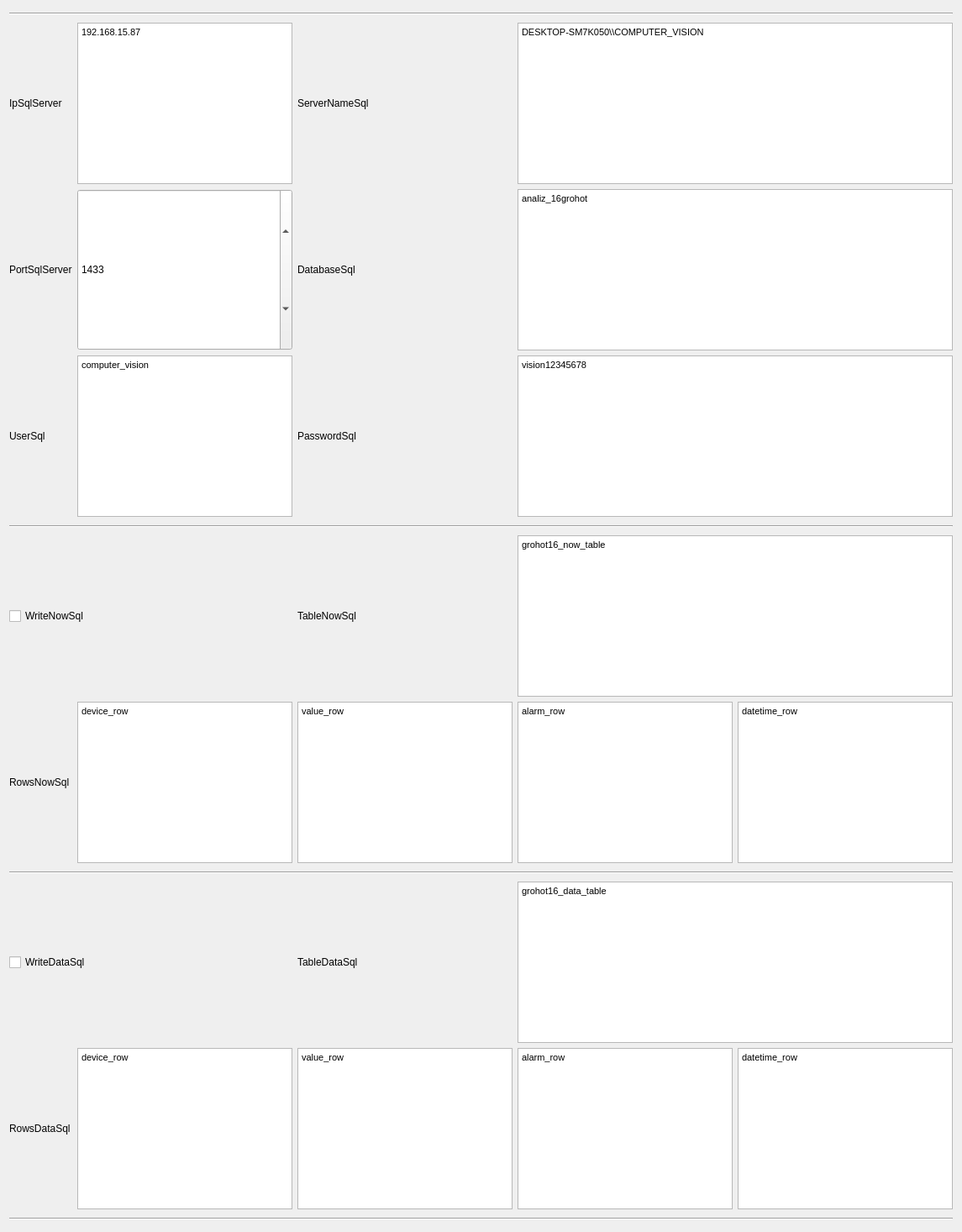
      <widget class="QWidget" name="tab_3">
       <property name="sizePolicy">
        <sizepolicy hsizetype="Expanding" vsizetype="Expanding">
         <horstretch>0</horstretch>
         <verstretch>0</verstretch>
        </sizepolicy>
       </property>
       <property name="minimumSize">
        <size>
         <width>640</width>
         <height>480</height>
        </size>
       </property>
       <property name="maximumSize">
        <size>
         <width>3840</width>
         <height>2160</height>
        </size>
       </property>
       <attribute name="title">
        <string>SQL</string>
       </attribute>
       <layout class="QVBoxLayout" name="verticalLayout_4">
        <item>
         <layout class="QHBoxLayout" name="horizontalLayout_3">
          <item>
           <layout class="QGridLayout" name="grid_3_1">
            <item row="2" column="2">
             <widget class="QLabel" name="DatabaseSql_label">
              <property name="sizePolicy">
               <sizepolicy hsizetype="Expanding" vsizetype="Expanding">
                <horstretch>0</horstretch>
                <verstretch>0</verstretch>
               </sizepolicy>
              </property>
              <property name="maximumSize">
               <size>
                <width>3840</width>
                <height>2160</height>
               </size>
              </property>
              <property name="text">
               <string>DatabaseSql</string>
              </property>
             </widget>
            </item>
            <item row="9" column="1">
             <widget class="QTextEdit" name="RowsDataSql_textEdit_1">
              <property name="sizePolicy">
               <sizepolicy hsizetype="Expanding" vsizetype="Expanding">
                <horstretch>0</horstretch>
                <verstretch>0</verstretch>
               </sizepolicy>
              </property>
              <property name="maximumSize">
               <size>
                <width>3840</width>
                <height>2160</height>
               </size>
              </property>
              <property name="html">
               <string>&lt;!DOCTYPE HTML PUBLIC &quot;-//W3C//DTD HTML 4.0//EN&quot; &quot;http://www.w3.org/TR/REC-html40/strict.dtd&quot;&gt;
&lt;html&gt;&lt;head&gt;&lt;meta name=&quot;qrichtext&quot; content=&quot;1&quot; /&gt;&lt;style type=&quot;text/css&quot;&gt;
p, li { white-space: pre-wrap; }
&lt;/style&gt;&lt;/head&gt;&lt;body style=&quot; font-family:'MS Shell Dlg 2'; font-size:8.25pt; font-weight:400; font-style:normal;&quot;&gt;
&lt;p style=&quot; margin-top:0px; margin-bottom:0px; margin-left:0px; margin-right:0px; -qt-block-indent:0; text-indent:0px;&quot;&gt;device_row&lt;/p&gt;&lt;/body&gt;&lt;/html&gt;</string>
              </property>
              <property name="placeholderText">
               <string>device_row</string>
              </property>
             </widget>
            </item>
            <item row="1" column="2">
             <widget class="QLabel" name="ServerNameSql_label">
              <property name="sizePolicy">
               <sizepolicy hsizetype="Expanding" vsizetype="Expanding">
                <horstretch>0</horstretch>
                <verstretch>0</verstretch>
               </sizepolicy>
              </property>
              <property name="maximumSize">
               <size>
                <width>3840</width>
                <height>2160</height>
               </size>
              </property>
              <property name="text">
               <string>ServerNameSql</string>
              </property>
             </widget>
            </item>
            <item row="2" column="3" colspan="2">
             <widget class="QTextEdit" name="DatabaseSql_textEdit">
              <property name="sizePolicy">
               <sizepolicy hsizetype="Expanding" vsizetype="Expanding">
                <horstretch>0</horstretch>
                <verstretch>0</verstretch>
               </sizepolicy>
              </property>
              <property name="maximumSize">
               <size>
                <width>3840</width>
                <height>2160</height>
               </size>
              </property>
              <property name="html">
               <string>&lt;!DOCTYPE HTML PUBLIC &quot;-//W3C//DTD HTML 4.0//EN&quot; &quot;http://www.w3.org/TR/REC-html40/strict.dtd&quot;&gt;
&lt;html&gt;&lt;head&gt;&lt;meta name=&quot;qrichtext&quot; content=&quot;1&quot; /&gt;&lt;style type=&quot;text/css&quot;&gt;
p, li { white-space: pre-wrap; }
&lt;/style&gt;&lt;/head&gt;&lt;body style=&quot; font-family:'MS Shell Dlg 2'; font-size:8.25pt; font-weight:400; font-style:normal;&quot;&gt;
&lt;p style=&quot; margin-top:0px; margin-bottom:0px; margin-left:0px; margin-right:0px; -qt-block-indent:0; text-indent:0px;&quot;&gt;analiz_16grohot&lt;/p&gt;&lt;/body&gt;&lt;/html&gt;</string>
              </property>
              <property name="placeholderText">
               <string>analiz_16grohot</string>
              </property>
             </widget>
            </item>
            <item row="3" column="0">
             <widget class="QLabel" name="UserSql_label">
              <property name="sizePolicy">
               <sizepolicy hsizetype="Expanding" vsizetype="Expanding">
                <horstretch>0</horstretch>
                <verstretch>0</verstretch>
               </sizepolicy>
              </property>
              <property name="maximumSize">
               <size>
                <width>3840</width>
                <height>2160</height>
               </size>
              </property>
              <property name="text">
               <string>UserSql</string>
              </property>
             </widget>
            </item>
            <item row="2" column="0">
             <widget class="QLabel" name="PortSqlServer_label">
              <property name="sizePolicy">
               <sizepolicy hsizetype="Expanding" vsizetype="Expanding">
                <horstretch>0</horstretch>
                <verstretch>0</verstretch>
               </sizepolicy>
              </property>
              <property name="maximumSize">
               <size>
                <width>3840</width>
                <height>2160</height>
               </size>
              </property>
              <property name="text">
               <string>PortSqlServer</string>
              </property>
             </widget>
            </item>
            <item row="3" column="2">
             <widget class="QLabel" name="PasswordSql_label">
              <property name="sizePolicy">
               <sizepolicy hsizetype="Expanding" vsizetype="Expanding">
                <horstretch>0</horstretch>
                <verstretch>0</verstretch>
               </sizepolicy>
              </property>
              <property name="maximumSize">
               <size>
                <width>3840</width>
                <height>2160</height>
               </size>
              </property>
              <property name="text">
               <string>PasswordSql</string>
              </property>
             </widget>
            </item>
            <item row="10" column="0" colspan="5">
             <widget class="Line" name="line_3_4">
              <property name="sizePolicy">
               <sizepolicy hsizetype="Maximum" vsizetype="Minimum">
                <horstretch>0</horstretch>
                <verstretch>0</verstretch>
               </sizepolicy>
              </property>
              <property name="minimumSize">
               <size>
                <width>0</width>
                <height>10</height>
               </size>
              </property>
              <property name="maximumSize">
               <size>
                <width>3840</width>
                <height>10</height>
               </size>
              </property>
              <property name="orientation">
               <enum>Qt::Horizontal</enum>
              </property>
             </widget>
            </item>
            <item row="3" column="1">
             <widget class="QTextEdit" name="UserSql_textEdit">
              <property name="sizePolicy">
               <sizepolicy hsizetype="Expanding" vsizetype="Expanding">
                <horstretch>0</horstretch>
                <verstretch>0</verstretch>
               </sizepolicy>
              </property>
              <property name="maximumSize">
               <size>
                <width>3840</width>
                <height>2160</height>
               </size>
              </property>
              <property name="html">
               <string>&lt;!DOCTYPE HTML PUBLIC &quot;-//W3C//DTD HTML 4.0//EN&quot; &quot;http://www.w3.org/TR/REC-html40/strict.dtd&quot;&gt;
&lt;html&gt;&lt;head&gt;&lt;meta name=&quot;qrichtext&quot; content=&quot;1&quot; /&gt;&lt;style type=&quot;text/css&quot;&gt;
p, li { white-space: pre-wrap; }
&lt;/style&gt;&lt;/head&gt;&lt;body style=&quot; font-family:'MS Shell Dlg 2'; font-size:8.25pt; font-weight:400; font-style:normal;&quot;&gt;
&lt;p style=&quot; margin-top:0px; margin-bottom:0px; margin-left:0px; margin-right:0px; -qt-block-indent:0; text-indent:0px;&quot;&gt;computer_vision&lt;/p&gt;&lt;/body&gt;&lt;/html&gt;</string>
              </property>
              <property name="placeholderText">
               <string>computer_vision</string>
              </property>
             </widget>
            </item>
            <item row="6" column="2">
             <widget class="QTextEdit" name="RowsNowSql_textEdit_2">
              <property name="sizePolicy">
               <sizepolicy hsizetype="Expanding" vsizetype="Expanding">
                <horstretch>0</horstretch>
                <verstretch>0</verstretch>
               </sizepolicy>
              </property>
              <property name="maximumSize">
               <size>
                <width>3840</width>
                <height>2160</height>
               </size>
              </property>
              <property name="html">
               <string>&lt;!DOCTYPE HTML PUBLIC &quot;-//W3C//DTD HTML 4.0//EN&quot; &quot;http://www.w3.org/TR/REC-html40/strict.dtd&quot;&gt;
&lt;html&gt;&lt;head&gt;&lt;meta name=&quot;qrichtext&quot; content=&quot;1&quot; /&gt;&lt;style type=&quot;text/css&quot;&gt;
p, li { white-space: pre-wrap; }
&lt;/style&gt;&lt;/head&gt;&lt;body style=&quot; font-family:'MS Shell Dlg 2'; font-size:8.25pt; font-weight:400; font-style:normal;&quot;&gt;
&lt;p style=&quot; margin-top:0px; margin-bottom:0px; margin-left:0px; margin-right:0px; -qt-block-indent:0; text-indent:0px;&quot;&gt;value_row&lt;/p&gt;&lt;/body&gt;&lt;/html&gt;</string>
              </property>
              <property name="placeholderText">
               <string>value_row</string>
              </property>
             </widget>
            </item>
            <item row="6" column="1">
             <widget class="QTextEdit" name="RowsNowSql_textEdit_1">
              <property name="sizePolicy">
               <sizepolicy hsizetype="Expanding" vsizetype="Expanding">
                <horstretch>0</horstretch>
                <verstretch>0</verstretch>
               </sizepolicy>
              </property>
              <property name="maximumSize">
               <size>
                <width>3840</width>
                <height>2160</height>
               </size>
              </property>
              <property name="html">
               <string>&lt;!DOCTYPE HTML PUBLIC &quot;-//W3C//DTD HTML 4.0//EN&quot; &quot;http://www.w3.org/TR/REC-html40/strict.dtd&quot;&gt;
&lt;html&gt;&lt;head&gt;&lt;meta name=&quot;qrichtext&quot; content=&quot;1&quot; /&gt;&lt;style type=&quot;text/css&quot;&gt;
p, li { white-space: pre-wrap; }
&lt;/style&gt;&lt;/head&gt;&lt;body style=&quot; font-family:'MS Shell Dlg 2'; font-size:8.25pt; font-weight:400; font-style:normal;&quot;&gt;
&lt;p style=&quot; margin-top:0px; margin-bottom:0px; margin-left:0px; margin-right:0px; -qt-block-indent:0; text-indent:0px;&quot;&gt;device_row&lt;/p&gt;&lt;/body&gt;&lt;/html&gt;</string>
              </property>
              <property name="placeholderText">
               <string>device_row</string>
              </property>
             </widget>
            </item>
            <item row="9" column="3">
             <widget class="QTextEdit" name="RowsDataSql_textEdit_3">
              <property name="sizePolicy">
               <sizepolicy hsizetype="Expanding" vsizetype="Expanding">
                <horstretch>0</horstretch>
                <verstretch>0</verstretch>
               </sizepolicy>
              </property>
              <property name="maximumSize">
               <size>
                <width>3840</width>
                <height>2160</height>
               </size>
              </property>
              <property name="html">
               <string>&lt;!DOCTYPE HTML PUBLIC &quot;-//W3C//DTD HTML 4.0//EN&quot; &quot;http://www.w3.org/TR/REC-html40/strict.dtd&quot;&gt;
&lt;html&gt;&lt;head&gt;&lt;meta name=&quot;qrichtext&quot; content=&quot;1&quot; /&gt;&lt;style type=&quot;text/css&quot;&gt;
p, li { white-space: pre-wrap; }
&lt;/style&gt;&lt;/head&gt;&lt;body style=&quot; font-family:'MS Shell Dlg 2'; font-size:8.25pt; font-weight:400; font-style:normal;&quot;&gt;
&lt;p style=&quot; margin-top:0px; margin-bottom:0px; margin-left:0px; margin-right:0px; -qt-block-indent:0; text-indent:0px;&quot;&gt;alarm_row&lt;/p&gt;&lt;/body&gt;&lt;/html&gt;</string>
              </property>
              <property name="placeholderText">
               <string>alarm_row</string>
              </property>
             </widget>
            </item>
            <item row="8" column="2">
             <widget class="QLabel" name="TableDataSql_label">
              <property name="sizePolicy">
               <sizepolicy hsizetype="Expanding" vsizetype="Expanding">
                <horstretch>0</horstretch>
                <verstretch>0</verstretch>
               </sizepolicy>
              </property>
              <property name="maximumSize">
               <size>
                <width>3840</width>
                <height>2160</height>
               </size>
              </property>
              <property name="text">
               <string>TableDataSql</string>
              </property>
             </widget>
            </item>
            <item row="8" column="0" colspan="2">
             <widget class="QCheckBox" name="WriteDataSql_checkBox">
              <property name="sizePolicy">
               <sizepolicy hsizetype="Expanding" vsizetype="Expanding">
                <horstretch>0</horstretch>
                <verstretch>0</verstretch>
               </sizepolicy>
              </property>
              <property name="maximumSize">
               <size>
                <width>3840</width>
                <height>2160</height>
               </size>
              </property>
              <property name="text">
               <string>WriteDataSql</string>
              </property>
             </widget>
            </item>
            <item row="7" column="0" colspan="5">
             <widget class="Line" name="line_3_3">
              <property name="sizePolicy">
               <sizepolicy hsizetype="Maximum" vsizetype="Minimum">
                <horstretch>0</horstretch>
                <verstretch>0</verstretch>
               </sizepolicy>
              </property>
              <property name="minimumSize">
               <size>
                <width>0</width>
                <height>10</height>
               </size>
              </property>
              <property name="maximumSize">
               <size>
                <width>3840</width>
                <height>10</height>
               </size>
              </property>
              <property name="orientation">
               <enum>Qt::Horizontal</enum>
              </property>
             </widget>
            </item>
            <item row="2" column="1">
             <widget class="QSpinBox" name="PortSqlServer_spinBox">
              <property name="sizePolicy">
               <sizepolicy hsizetype="Expanding" vsizetype="Expanding">
                <horstretch>0</horstretch>
                <verstretch>0</verstretch>
               </sizepolicy>
              </property>
              <property name="maximumSize">
               <size>
                <width>3840</width>
                <height>2160</height>
               </size>
              </property>
              <property name="minimum">
               <number>1</number>
              </property>
              <property name="maximum">
               <number>99999</number>
              </property>
              <property name="value">
               <number>1433</number>
              </property>
             </widget>
            </item>
            <item row="5" column="0" colspan="2">
             <widget class="QCheckBox" name="WriteNowSql_checkBox">
              <property name="sizePolicy">
               <sizepolicy hsizetype="Expanding" vsizetype="Expanding">
                <horstretch>0</horstretch>
                <verstretch>0</verstretch>
               </sizepolicy>
              </property>
              <property name="maximumSize">
               <size>
                <width>3840</width>
                <height>2160</height>
               </size>
              </property>
              <property name="text">
               <string>WriteNowSql</string>
              </property>
             </widget>
            </item>
            <item row="6" column="3">
             <widget class="QTextEdit" name="RowsNowSql_textEdit_3">
              <property name="sizePolicy">
               <sizepolicy hsizetype="Expanding" vsizetype="Expanding">
                <horstretch>0</horstretch>
                <verstretch>0</verstretch>
               </sizepolicy>
              </property>
              <property name="maximumSize">
               <size>
                <width>3840</width>
                <height>2160</height>
               </size>
              </property>
              <property name="html">
               <string>&lt;!DOCTYPE HTML PUBLIC &quot;-//W3C//DTD HTML 4.0//EN&quot; &quot;http://www.w3.org/TR/REC-html40/strict.dtd&quot;&gt;
&lt;html&gt;&lt;head&gt;&lt;meta name=&quot;qrichtext&quot; content=&quot;1&quot; /&gt;&lt;style type=&quot;text/css&quot;&gt;
p, li { white-space: pre-wrap; }
&lt;/style&gt;&lt;/head&gt;&lt;body style=&quot; font-family:'MS Shell Dlg 2'; font-size:8.25pt; font-weight:400; font-style:normal;&quot;&gt;
&lt;p style=&quot; margin-top:0px; margin-bottom:0px; margin-left:0px; margin-right:0px; -qt-block-indent:0; text-indent:0px;&quot;&gt;alarm_row&lt;/p&gt;&lt;/body&gt;&lt;/html&gt;</string>
              </property>
              <property name="placeholderText">
               <string>alarm_row</string>
              </property>
             </widget>
            </item>
            <item row="1" column="1">
             <widget class="QTextEdit" name="IpSqlServer_textEdit">
              <property name="sizePolicy">
               <sizepolicy hsizetype="Expanding" vsizetype="Expanding">
                <horstretch>0</horstretch>
                <verstretch>0</verstretch>
               </sizepolicy>
              </property>
              <property name="maximumSize">
               <size>
                <width>3840</width>
                <height>2160</height>
               </size>
              </property>
              <property name="html">
               <string>&lt;!DOCTYPE HTML PUBLIC &quot;-//W3C//DTD HTML 4.0//EN&quot; &quot;http://www.w3.org/TR/REC-html40/strict.dtd&quot;&gt;
&lt;html&gt;&lt;head&gt;&lt;meta name=&quot;qrichtext&quot; content=&quot;1&quot; /&gt;&lt;style type=&quot;text/css&quot;&gt;
p, li { white-space: pre-wrap; }
&lt;/style&gt;&lt;/head&gt;&lt;body style=&quot; font-family:'MS Shell Dlg 2'; font-size:8.25pt; font-weight:400; font-style:normal;&quot;&gt;
&lt;p style=&quot; margin-top:0px; margin-bottom:0px; margin-left:0px; margin-right:0px; -qt-block-indent:0; text-indent:0px;&quot;&gt;192.168.15.87&lt;/p&gt;&lt;/body&gt;&lt;/html&gt;</string>
              </property>
              <property name="placeholderText">
               <string>192.168.15.87</string>
              </property>
             </widget>
            </item>
            <item row="4" column="0" colspan="5">
             <widget class="Line" name="line_3_2">
              <property name="sizePolicy">
               <sizepolicy hsizetype="Maximum" vsizetype="Minimum">
                <horstretch>0</horstretch>
                <verstretch>0</verstretch>
               </sizepolicy>
              </property>
              <property name="minimumSize">
               <size>
                <width>0</width>
                <height>10</height>
               </size>
              </property>
              <property name="maximumSize">
               <size>
                <width>3840</width>
                <height>10</height>
               </size>
              </property>
              <property name="orientation">
               <enum>Qt::Horizontal</enum>
              </property>
             </widget>
            </item>
            <item row="9" column="0">
             <widget class="QLabel" name="RowsDataSql_label">
              <property name="sizePolicy">
               <sizepolicy hsizetype="Expanding" vsizetype="Expanding">
                <horstretch>0</horstretch>
                <verstretch>0</verstretch>
               </sizepolicy>
              </property>
              <property name="maximumSize">
               <size>
                <width>3840</width>
                <height>2160</height>
               </size>
              </property>
              <property name="text">
               <string>RowsDataSql</string>
              </property>
             </widget>
            </item>
            <item row="9" column="2">
             <widget class="QTextEdit" name="RowsDataSql_textEdit_2">
              <property name="sizePolicy">
               <sizepolicy hsizetype="Expanding" vsizetype="Expanding">
                <horstretch>0</horstretch>
                <verstretch>0</verstretch>
               </sizepolicy>
              </property>
              <property name="maximumSize">
               <size>
                <width>3840</width>
                <height>2160</height>
               </size>
              </property>
              <property name="html">
               <string>&lt;!DOCTYPE HTML PUBLIC &quot;-//W3C//DTD HTML 4.0//EN&quot; &quot;http://www.w3.org/TR/REC-html40/strict.dtd&quot;&gt;
&lt;html&gt;&lt;head&gt;&lt;meta name=&quot;qrichtext&quot; content=&quot;1&quot; /&gt;&lt;style type=&quot;text/css&quot;&gt;
p, li { white-space: pre-wrap; }
&lt;/style&gt;&lt;/head&gt;&lt;body style=&quot; font-family:'MS Shell Dlg 2'; font-size:8.25pt; font-weight:400; font-style:normal;&quot;&gt;
&lt;p style=&quot; margin-top:0px; margin-bottom:0px; margin-left:0px; margin-right:0px; -qt-block-indent:0; text-indent:0px;&quot;&gt;value_row&lt;/p&gt;&lt;/body&gt;&lt;/html&gt;</string>
              </property>
              <property name="placeholderText">
               <string>value_row</string>
              </property>
             </widget>
            </item>
            <item row="9" column="4">
             <widget class="QTextEdit" name="RowsDataSql_textEdit_4">
              <property name="sizePolicy">
               <sizepolicy hsizetype="Expanding" vsizetype="Expanding">
                <horstretch>0</horstretch>
                <verstretch>0</verstretch>
               </sizepolicy>
              </property>
              <property name="maximumSize">
               <size>
                <width>3840</width>
                <height>2160</height>
               </size>
              </property>
              <property name="html">
               <string>&lt;!DOCTYPE HTML PUBLIC &quot;-//W3C//DTD HTML 4.0//EN&quot; &quot;http://www.w3.org/TR/REC-html40/strict.dtd&quot;&gt;
&lt;html&gt;&lt;head&gt;&lt;meta name=&quot;qrichtext&quot; content=&quot;1&quot; /&gt;&lt;style type=&quot;text/css&quot;&gt;
p, li { white-space: pre-wrap; }
&lt;/style&gt;&lt;/head&gt;&lt;body style=&quot; font-family:'MS Shell Dlg 2'; font-size:8.25pt; font-weight:400; font-style:normal;&quot;&gt;
&lt;p style=&quot; margin-top:0px; margin-bottom:0px; margin-left:0px; margin-right:0px; -qt-block-indent:0; text-indent:0px;&quot;&gt;datetime_row&lt;/p&gt;&lt;/body&gt;&lt;/html&gt;</string>
              </property>
              <property name="placeholderText">
               <string>datetime_row</string>
              </property>
             </widget>
            </item>
            <item row="3" column="3" colspan="2">
             <widget class="QTextEdit" name="PasswordSql_textEdit">
              <property name="sizePolicy">
               <sizepolicy hsizetype="Expanding" vsizetype="Expanding">
                <horstretch>0</horstretch>
                <verstretch>0</verstretch>
               </sizepolicy>
              </property>
              <property name="maximumSize">
               <size>
                <width>3840</width>
                <height>2160</height>
               </size>
              </property>
              <property name="html">
               <string>&lt;!DOCTYPE HTML PUBLIC &quot;-//W3C//DTD HTML 4.0//EN&quot; &quot;http://www.w3.org/TR/REC-html40/strict.dtd&quot;&gt;
&lt;html&gt;&lt;head&gt;&lt;meta name=&quot;qrichtext&quot; content=&quot;1&quot; /&gt;&lt;style type=&quot;text/css&quot;&gt;
p, li { white-space: pre-wrap; }
&lt;/style&gt;&lt;/head&gt;&lt;body style=&quot; font-family:'MS Shell Dlg 2'; font-size:8.25pt; font-weight:400; font-style:normal;&quot;&gt;
&lt;p style=&quot; margin-top:0px; margin-bottom:0px; margin-left:0px; margin-right:0px; -qt-block-indent:0; text-indent:0px;&quot;&gt;vision12345678&lt;/p&gt;&lt;/body&gt;&lt;/html&gt;</string>
              </property>
              <property name="placeholderText">
               <string>vision12345678</string>
              </property>
             </widget>
            </item>
            <item row="5" column="2">
             <widget class="QLabel" name="TableNowSql_label">
              <property name="sizePolicy">
               <sizepolicy hsizetype="Expanding" vsizetype="Expanding">
                <horstretch>0</horstretch>
                <verstretch>0</verstretch>
               </sizepolicy>
              </property>
              <property name="maximumSize">
               <size>
                <width>3840</width>
                <height>2160</height>
               </size>
              </property>
              <property name="text">
               <string>TableNowSql</string>
              </property>
             </widget>
            </item>
            <item row="8" column="3" colspan="2">
             <widget class="QTextEdit" name="TableDataSql_textEdit">
              <property name="sizePolicy">
               <sizepolicy hsizetype="Expanding" vsizetype="Expanding">
                <horstretch>0</horstretch>
                <verstretch>0</verstretch>
               </sizepolicy>
              </property>
              <property name="maximumSize">
               <size>
                <width>3840</width>
                <height>2160</height>
               </size>
              </property>
              <property name="html">
               <string>&lt;!DOCTYPE HTML PUBLIC &quot;-//W3C//DTD HTML 4.0//EN&quot; &quot;http://www.w3.org/TR/REC-html40/strict.dtd&quot;&gt;
&lt;html&gt;&lt;head&gt;&lt;meta name=&quot;qrichtext&quot; content=&quot;1&quot; /&gt;&lt;style type=&quot;text/css&quot;&gt;
p, li { white-space: pre-wrap; }
&lt;/style&gt;&lt;/head&gt;&lt;body style=&quot; font-family:'MS Shell Dlg 2'; font-size:8.25pt; font-weight:400; font-style:normal;&quot;&gt;
&lt;p style=&quot; margin-top:0px; margin-bottom:0px; margin-left:0px; margin-right:0px; -qt-block-indent:0; text-indent:0px;&quot;&gt;grohot16_data_table&lt;/p&gt;&lt;/body&gt;&lt;/html&gt;</string>
              </property>
              <property name="placeholderText">
               <string>grohot16_data_table</string>
              </property>
             </widget>
            </item>
            <item row="1" column="0">
             <widget class="QLabel" name="IpSqlServer_label">
              <property name="sizePolicy">
               <sizepolicy hsizetype="Expanding" vsizetype="Expanding">
                <horstretch>0</horstretch>
                <verstretch>0</verstretch>
               </sizepolicy>
              </property>
              <property name="maximumSize">
               <size>
                <width>3840</width>
                <height>2160</height>
               </size>
              </property>
              <property name="text">
               <string>IpSqlServer</string>
              </property>
             </widget>
            </item>
            <item row="6" column="0">
             <widget class="QLabel" name="RowsNowSql_label">
              <property name="sizePolicy">
               <sizepolicy hsizetype="Expanding" vsizetype="Expanding">
                <horstretch>0</horstretch>
                <verstretch>0</verstretch>
               </sizepolicy>
              </property>
              <property name="maximumSize">
               <size>
                <width>3840</width>
                <height>2160</height>
               </size>
              </property>
              <property name="text">
               <string>RowsNowSql</string>
              </property>
             </widget>
            </item>
            <item row="0" column="0" colspan="5">
             <widget class="Line" name="line_3_1">
              <property name="sizePolicy">
               <sizepolicy hsizetype="Maximum" vsizetype="Minimum">
                <horstretch>0</horstretch>
                <verstretch>0</verstretch>
               </sizepolicy>
              </property>
              <property name="minimumSize">
               <size>
                <width>0</width>
                <height>10</height>
               </size>
              </property>
              <property name="maximumSize">
               <size>
                <width>3840</width>
                <height>10</height>
               </size>
              </property>
              <property name="orientation">
               <enum>Qt::Horizontal</enum>
              </property>
             </widget>
            </item>
            <item row="1" column="3" colspan="2">
             <widget class="QTextEdit" name="ServerNameSql_textEdit">
              <property name="sizePolicy">
               <sizepolicy hsizetype="Expanding" vsizetype="Expanding">
                <horstretch>0</horstretch>
                <verstretch>0</verstretch>
               </sizepolicy>
              </property>
              <property name="maximumSize">
               <size>
                <width>3840</width>
                <height>2160</height>
               </size>
              </property>
              <property name="html">
               <string>&lt;!DOCTYPE HTML PUBLIC &quot;-//W3C//DTD HTML 4.0//EN&quot; &quot;http://www.w3.org/TR/REC-html40/strict.dtd&quot;&gt;
&lt;html&gt;&lt;head&gt;&lt;meta name=&quot;qrichtext&quot; content=&quot;1&quot; /&gt;&lt;style type=&quot;text/css&quot;&gt;
p, li { white-space: pre-wrap; }
&lt;/style&gt;&lt;/head&gt;&lt;body style=&quot; font-family:'MS Shell Dlg 2'; font-size:8.25pt; font-weight:400; font-style:normal;&quot;&gt;
&lt;p style=&quot; margin-top:0px; margin-bottom:0px; margin-left:0px; margin-right:0px; -qt-block-indent:0; text-indent:0px;&quot;&gt;DESKTOP-SM7K050\\COMPUTER_VISION&lt;/p&gt;&lt;/body&gt;&lt;/html&gt;</string>
              </property>
              <property name="placeholderText">
               <string>DESKTOP-SM7K050\\COMPUTER_VISION</string>
              </property>
             </widget>
            </item>
            <item row="6" column="4">
             <widget class="QTextEdit" name="RowsNowSql_textEdit_4">
              <property name="sizePolicy">
               <sizepolicy hsizetype="Expanding" vsizetype="Expanding">
                <horstretch>0</horstretch>
                <verstretch>0</verstretch>
               </sizepolicy>
              </property>
              <property name="maximumSize">
               <size>
                <width>3840</width>
                <height>2160</height>
               </size>
              </property>
              <property name="html">
               <string>&lt;!DOCTYPE HTML PUBLIC &quot;-//W3C//DTD HTML 4.0//EN&quot; &quot;http://www.w3.org/TR/REC-html40/strict.dtd&quot;&gt;
&lt;html&gt;&lt;head&gt;&lt;meta name=&quot;qrichtext&quot; content=&quot;1&quot; /&gt;&lt;style type=&quot;text/css&quot;&gt;
p, li { white-space: pre-wrap; }
&lt;/style&gt;&lt;/head&gt;&lt;body style=&quot; font-family:'MS Shell Dlg 2'; font-size:8.25pt; font-weight:400; font-style:normal;&quot;&gt;
&lt;p style=&quot; margin-top:0px; margin-bottom:0px; margin-left:0px; margin-right:0px; -qt-block-indent:0; text-indent:0px;&quot;&gt;datetime_row&lt;/p&gt;&lt;/body&gt;&lt;/html&gt;</string>
              </property>
              <property name="placeholderText">
               <string>datetime_row</string>
              </property>
             </widget>
            </item>
            <item row="5" column="3" colspan="2">
             <widget class="QTextEdit" name="TableNowSql_textEdit">
              <property name="sizePolicy">
               <sizepolicy hsizetype="Expanding" vsizetype="Expanding">
                <horstretch>0</horstretch>
                <verstretch>0</verstretch>
               </sizepolicy>
              </property>
              <property name="maximumSize">
               <size>
                <width>3840</width>
                <height>2160</height>
               </size>
              </property>
              <property name="html">
               <string>&lt;!DOCTYPE HTML PUBLIC &quot;-//W3C//DTD HTML 4.0//EN&quot; &quot;http://www.w3.org/TR/REC-html40/strict.dtd&quot;&gt;
&lt;html&gt;&lt;head&gt;&lt;meta name=&quot;qrichtext&quot; content=&quot;1&quot; /&gt;&lt;style type=&quot;text/css&quot;&gt;
p, li { white-space: pre-wrap; }
&lt;/style&gt;&lt;/head&gt;&lt;body style=&quot; font-family:'MS Shell Dlg 2'; font-size:8.25pt; font-weight:400; font-style:normal;&quot;&gt;
&lt;p style=&quot; margin-top:0px; margin-bottom:0px; margin-left:0px; margin-right:0px; -qt-block-indent:0; text-indent:0px;&quot;&gt;grohot16_now_table&lt;/p&gt;&lt;/body&gt;&lt;/html&gt;</string>
              </property>
              <property name="placeholderText">
               <string>grohot16_now_table</string>
              </property>
             </widget>
            </item>
           </layout>
          </item>
         </layout>
        </item>
       </layout>
      </widget>
